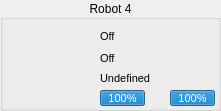
   <widget class="QGroupBox" name="groupBox_5">
    <property name="geometry">
     <rect>
      <x>920</x>
      <y>558</y>
      <width>221</width>
      <height>111</height>
     </rect>
    </property>
    <property name="title">
     <string>Robot 4</string>
    </property>
    <property name="alignment">
     <set>Qt::AlignCenter</set>
    </property>
    <widget class="QLabel" name="sprite_5">
     <property name="geometry">
      <rect>
       <x>8</x>
       <y>29</y>
       <width>64</width>
       <height>64</height>
      </rect>
     </property>
     <property name="text">
      <string/>
     </property>
     <property name="pixmap">
      <pixmap resource="../../rsc.qrc">:/textures/textures/robots/blue/b4.png</pixmap>
     </property>
     <property name="scaledContents">
      <bool>true</bool>
     </property>
    </widget>
    <widget class="QProgressBar" name="battery_5">
     <property name="geometry">
      <rect>
       <x>100</x>
       <y>90</y>
       <width>45</width>
       <height>16</height>
      </rect>
     </property>
     <property name="font">
      <font>
       <pointsize>8</pointsize>
      </font>
     </property>
     <property name="value">
      <number>100</number>
     </property>
    </widget>
    <widget class="QLabel" name="status_5">
     <property name="geometry">
      <rect>
       <x>100</x>
       <y>28</y>
       <width>17</width>
       <height>17</height>
      </rect>
     </property>
     <property name="font">
      <font>
       <pointsize>8</pointsize>
      </font>
     </property>
     <property name="text">
      <string>Off</string>
     </property>
    </widget>
    <widget class="QLabel" name="dribble_5">
     <property name="geometry">
      <rect>
       <x>100</x>
       <y>50</y>
       <width>17</width>
       <height>17</height>
      </rect>
     </property>
     <property name="font">
      <font>
       <pointsize>8</pointsize>
      </font>
     </property>
     <property name="text">
      <string>Off</string>
     </property>
    </widget>
    <widget class="QProgressBar" name="chute_5">
     <property name="geometry">
      <rect>
       <x>170</x>
       <y>90</y>
       <width>45</width>
       <height>16</height>
      </rect>
     </property>
     <property name="font">
      <font>
       <pointsize>8</pointsize>
      </font>
     </property>
     <property name="autoFillBackground">
      <bool>false</bool>
     </property>
     <property name="value">
      <number>100</number>
     </property>
    </widget>
    <widget class="QLabel" name="role_5">
     <property name="geometry">
      <rect>
       <x>100</x>
       <y>70</y>
       <width>111</width>
       <height>17</height>
      </rect>
     </property>
     <property name="font">
      <font>
       <pointsize>8</pointsize>
      </font>
     </property>
     <property name="text">
      <string>Undefined</string>
     </property>
    </widget>
    <widget class="QLabel" name="label_31">
     <property name="geometry">
      <rect>
       <x>80</x>
       <y>50</y>
       <width>16</width>
       <height>16</height>
      </rect>
     </property>
     <property name="text">
      <string/>
     </property>
     <property name="pixmap">
      <pixmap resource="../../rsc.qrc">:/textures/textures/ui/dribble.png</pixmap>
     </property>
     <property name="scaledContents">
      <bool>true</bool>
     </property>
    </widget>
    <widget class="QLabel" name="imgrole_5">
     <property name="geometry">
      <rect>
       <x>80</x>
       <y>70</y>
       <width>16</width>
       <height>16</height>
      </rect>
     </property>
     <property name="text">
      <string/>
     </property>
     <property name="pixmap">
      <pixmap resource="../../rsc.qrc">:/textures/textures/ui/none.png</pixmap>
     </property>
     <property name="scaledContents">
      <bool>true</bool>
     </property>
    </widget>
    <widget class="QLabel" name="label_14">
     <property name="geometry">
      <rect>
       <x>150</x>
       <y>90</y>
       <width>16</width>
       <height>16</height>
      </rect>
     </property>
     <property name="text">
      <string/>
     </property>
     <property name="pixmap">
      <pixmap resource="../../rsc.qrc">:/textures/textures/ui/chute.png</pixmap>
     </property>
     <property name="scaledContents">
      <bool>true</bool>
     </property>
    </widget>
    <widget class="QLabel" name="label_25">
     <property name="geometry">
      <rect>
       <x>80</x>
       <y>30</y>
       <width>16</width>
       <height>14</height>
      </rect>
     </property>
     <property name="text">
      <string/>
     </property>
     <property name="pixmap">
      <pixmap resource="../../rsc.qrc">:/textures/textures/ui/connect.png</pixmap>
     </property>
     <property name="scaledContents">
      <bool>true</bool>
     </property>
    </widget>
    <widget class="QLabel" name="label_5">
     <property name="geometry">
      <rect>
       <x>80</x>
       <y>90</y>
       <width>16</width>
       <height>16</height>
      </rect>
     </property>
     <property name="text">
      <string/>
     </property>
     <property name="pixmap">
      <pixmap resource="../../rsc.qrc">:/textures/textures/ui/battery.png</pixmap>
     </property>
     <property name="scaledContents">
      <bool>true</bool>
     </property>
    </widget>
   </widget>
